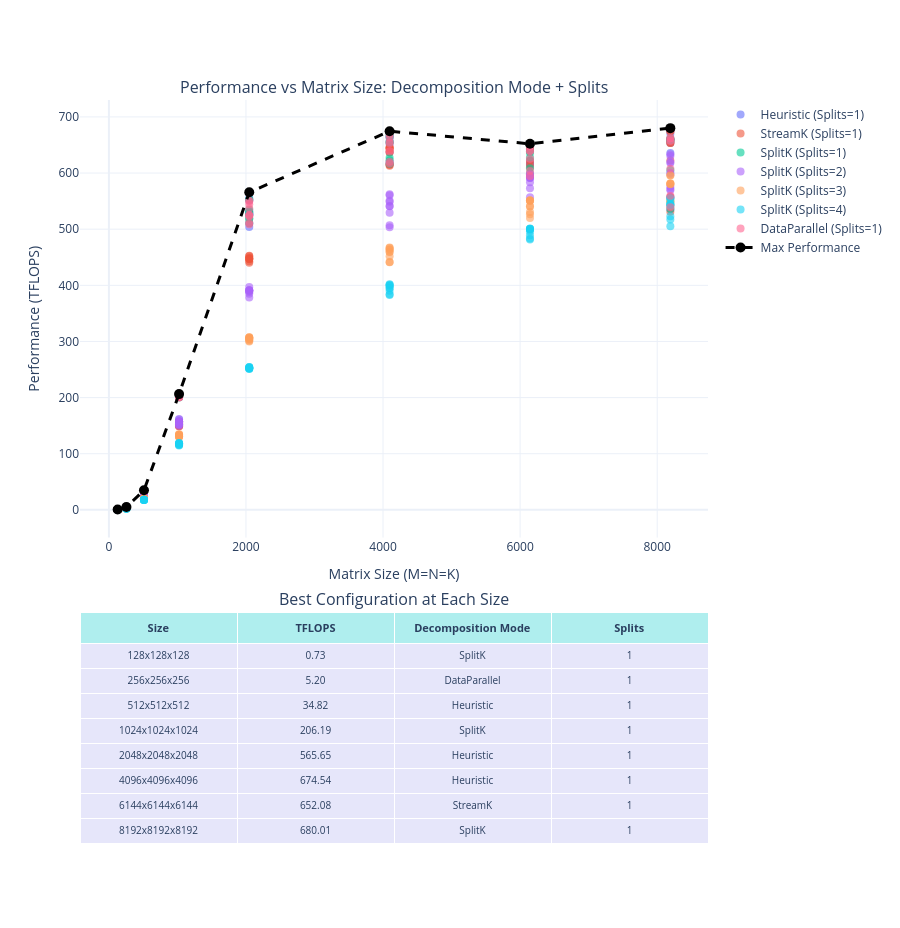

The code cell stored with this chart in its notebook:
### Code cell
# Decomposition + Splits Analysis
fig2 = make_subplots(
    rows=2,
    cols=1,
    row_heights=[0.65, 0.35],
    specs=[[{"type": "scatter"}], [{"type": "table"}]],
    subplot_titles=(
        "Performance vs Matrix Size: Decomposition Mode + Splits",
        "Best Configuration at Each Size",
    ),
    vertical_spacing=0.1,
)

# Add scatter points for all configurations
for config in square_matrices["Decomp_Splits"].unique():
    data = square_matrices[square_matrices["Decomp_Splits"] == config]
    fig2.add_trace(
        go.Scatter(
            x=data["M"],
            y=data["TFLOPS"],
            mode="markers",
            name=config,
            marker=dict(size=8, opacity=0.6),
        ),
        row=1,
        col=1,
    )

# Add line showing max performance at each size
max_perf = square_matrices.groupby("M")["TFLOPS"].max().reset_index()
fig2.add_trace(
    go.Scatter(
        x=max_perf["M"],
        y=max_perf["TFLOPS"],
        mode="lines+markers",
        name="Max Performance",
        line=dict(color="black", width=3, dash="dash"),
        marker=dict(size=10, color="black"),
    ),
    row=1,
    col=1,
)

# Find best config at each size
best_configs = []
for size in sorted(square_matrices["M"].unique()):
    subset = square_matrices[square_matrices["M"] == size]
    best = subset.loc[subset["TFLOPS"].idxmax()]
    best_configs.append(
        {
            "Size": f"{size}x{size}x{size}",
            "TFLOPS": f'{best["TFLOPS"]:.2f}',
            "Decomposition": best["Decomposition"],
            "Splits": str(best["Splits"]),
        }
    )

best_df = pd.DataFrame(best_configs)

# Add table with fixed height
num_rows = len(best_df)
cell_height = 25
header_height = 28

fig2.add_trace(
    go.Table(
        header=dict(
            values=[
                "<b>Size</b>",
                "<b>TFLOPS</b>",
                "<b>Decomposition Mode</b>",
                "<b>Splits</b>",
            ],
            fill_color="paleturquoise",
            align="center",
            font=dict(size=11),
            height=header_height,
        ),
        cells=dict(
            values=[
                best_df["Size"],
                best_df["TFLOPS"],
                best_df["Decomposition"],
                best_df["Splits"],
            ],
            fill_color="lavender",
            align="center",
            font=dict(size=10),
            height=cell_height,
        ),
    ),
    row=2,
    col=1,
)

fig2.update_xaxes(title_text="Matrix Size (M=N=K)", row=1, col=1)
fig2.update_yaxes(title_text="Performance (TFLOPS)", row=1, col=1)

# Calculate height to fit all rows without scrolling
total_height = 600 + (num_rows * cell_height) + header_height + 100
fig2.update_layout(height=total_height, showlegend=True, legend=dict(x=1.02, y=1))
fig2.show()

### Figure 1 — Plotly figure (JSON) as saved in the notebook; plotly's stock layout.template omitted (floating-point values rounded to 4 significant figures)
{"data": [{"marker": {"opacity": 0.6, "size": 8}, "mode": "markers", "name": "Heuristic (Splits=1)", "type": "scatter", "x": [128, 128, 128, 128, 128, 128, 128, 128, 128, 256, 256, 256, 256, 256, 256, 256, 256, 256, 512, 512, 512, 512, 512, 512, 512, 512, 512, 1024, 1024, 1024, 1024, 1024, 1024, 1024, 1024, 1024, 2048, 2048, 2048, 2048, 2048, 2048, 2048, 2048, 2048, 4096, 4096, 4096, 4096, 4096, 4096, 4096, 4096, 4096, 6144, 6144, 6144, 6144, 6144, 6144, 6144, 6144, 6144, 8192, 8192, 8192, 8192, 8192, 8192, 8192, 8192, 8192], "xaxis": "x", "y": [0.7195, 0.7115, 0.7057, 0.697, 0.7217, 0.7203, 0.701, 0.7222, 0.7272, 5.062, 5.014, 5.008, 5.19, 5.027, 5.059, 5.048, 5.006, 5.033, 33.86, 33.98, 33.08, 33.85, 33.93, 32.86, 34.82, 34.6, 33.99, 150.5, 152.7, 156.7, 151.5, 151.4, 156.1, 157.5, 161.1, 157.4, 527.9, 531.5, 551.0, 526.2, 565.7, 555.6, 526.3, 503.8, 510.4, 673.0, 665.6, 657.3, 674.5, 663.8, 651.6, 637.4, 619.6, 616.3, 641.9, 651.7, 644.6, 641.6, 650.9, 644.7, 621.8, 614.6, 616.2, 655.4, 674.4, 659.8, 653.5, 670.1, 659.8, 556.8, 535.5, 635.7], "yaxis": "y"}, {"marker": {"opacity": 0.6, "size": 8}, "mode": "markers", "name": "StreamK (Splits=1)", "type": "scatter", "x": [128, 128, 128, 128, 128, 128, 128, 128, 128, 256, 256, 256, 256, 256, 256, 256, 256, 256, 512, 512, 512, 512, 512, 512, 512, 512, 512, 1024, 1024, 1024, 1024, 1024, 1024, 1024, 1024, 1024, 2048, 2048, 2048, 2048, 2048, 2048, 2048, 2048, 2048, 4096, 4096, 4096, 4096, 4096, 4096, 4096, 4096, 4096, 6144, 6144, 6144, 6144, 6144, 6144, 6144, 6144, 6144, 8192, 8192, 8192, 8192, 8192, 8192, 8192, 8192, 8192], "xaxis": "x", "y": [0.7054, 0.7212, 0.7223, 0.7162, 0.7206, 0.701, 0.7086, 0.7162, 0.7263, 5.09, 5.085, 5.016, 5.177, 5.018, 5.126, 5.059, 4.959, 4.996, 34.75, 33.99, 33.63, 34.01, 33.84, 33.44, 34.76, 34.5, 33.21, 148.9, 154.2, 154.8, 148.9, 153.9, 155.0, 156.8, 156.6, 150.8, 446.3, 449.2, 451.9, 447.2, 447.1, 452.5, 443.0, 447.3, 440.1, 643.3, 644.9, 637.9, 645.8, 644.4, 636.7, 613.0, 615.0, 615.4, 642.8, 652.1, 644.1, 641.6, 652.0, 645.2, 621.9, 610.5, 616.7, 653.7, 674.1, 659.9, 653.3, 674.4, 656.6, 557.5, 531.2, 622.5], "yaxis": "y"}, {"marker": {"opacity": 0.6, "size": 8}, "mode": "markers", "name": "SplitK (Splits=1)", "type": "scatter", "x": [128, 128, 128, 128, 128, 128, 128, 128, 128, 256, 256, 256, 256, 256, 256, 256, 256, 256, 512, 512, 512, 512, 512, 512, 512, 512, 512, 1024, 1024, 1024, 1024, 1024, 1024, 1024, 1024, 1024, 2048, 2048, 2048, 2048, 2048, 2048, 2048, 2048, 2048, 4096, 4096, 4096, 4096, 4096, 4096, 4096, 4096, 4096, 6144, 6144, 6144, 6144, 6144, 6144, 6144, 6144, 6144, 8192, 8192, 8192, 8192, 8192, 8192, 8192, 8192, 8192], "xaxis": "x", "y": [0.703, 0.7253, 0.7023, 0.7281, 0.6988, 0.7208, 0.7203, 0.7193, 0.698, 5.197, 5.162, 5.128, 5.085, 5.011, 5.019, 5.202, 5.079, 5.012, 34.35, 34.76, 32.77, 33.99, 33.86, 33.61, 33.95, 33.93, 33.76, 203.0, 204.6, 202.4, 200.2, 200.5, 203.8, 206.2, 201.1, 205.5, 530.8, 528.8, 552.9, 525.0, 534.7, 552.7, 519.2, 518.5, 511.1, 672.1, 668.7, 655.5, 673.7, 664.2, 654.8, 627.2, 623.0, 616.7, 638.5, 650.7, 647.9, 636.0, 648.9, 647.6, 627.7, 608.7, 599.6, 658.9, 680.0, 661.6, 658.7, 679.1, 660.7, 549.8, 535.9, 605.0], "yaxis": "y"}, {"marker": {"opacity": 0.6, "size": 8}, "mode": "markers", "name": "SplitK (Splits=2)", "type": "scatter", "x": [128, 128, 128, 128, 128, 128, 128, 128, 128, 256, 256, 256, 256, 256, 256, 256, 256, 256, 512, 512, 512, 512, 512, 512, 512, 512, 512, 1024, 1024, 1024, 1024, 1024, 1024, 1024, 1024, 1024, 2048, 2048, 2048, 2048, 2048, 2048, 2048, 2048, 2048, 4096, 4096, 4096, 4096, 4096, 4096, 4096, 4096, 4096, 6144, 6144, 6144, 6144, 6144, 6144, 6144, 6144, 6144, 8192, 8192, 8192, 8192, 8192, 8192, 8192, 8192, 8192], "xaxis": "x", "y": [0.4106, 0.413, 0.4158, 0.4174, 0.4154, 0.4167, 0.4104, 0.4134, 0.4109, 3.214, 3.129, 3.145, 3.213, 3.154, 3.162, 3.233, 3.173, 3.133, 24.23, 23.94, 22.77, 24.18, 24.06, 22.98, 24.31, 24.02, 23.24, 149.8, 152.4, 157.5, 151.4, 152.5, 156.5, 156.4, 161.8, 157.7, 391.2, 397.0, 390.8, 391.1, 391.1, 390.1, 388.2, 384.8, 378.2, 560.4, 548.8, 541.3, 562.3, 550.8, 541.0, 529.2, 507.0, 503.4, 593.3, 597.5, 591.4, 592.1, 597.8, 591.1, 583.4, 573.1, 557.0, 600.7, 633.3, 619.5, 598.3, 630.5, 618.1, 569.5, 571.8, 575.6], "yaxis": "y"}, {"marker": {"opacity": 0.6, "size": 8}, "mode": "markers", "name": "SplitK (Splits=3)", "type": "scatter", "x": [128, 128, 128, 128, 128, 128, 128, 128, 128, 256, 256, 256, 256, 256, 256, 256, 256, 256, 512, 512, 512, 512, 512, 512, 512, 512, 512, 1024, 1024, 1024, 1024, 1024, 1024, 1024, 1024, 1024, 2048, 2048, 2048, 2048, 2048, 2048, 2048, 2048, 2048, 4096, 4096, 4096, 4096, 4096, 4096, 4096, 4096, 4096, 6144, 6144, 6144, 6144, 6144, 6144, 6144, 6144, 6144, 8192, 8192, 8192, 8192, 8192, 8192, 8192, 8192, 8192], "xaxis": "x", "y": [0.414, 0.4103, 0.4163, 0.4134, 0.4177, 0.4139, 0.4147, 0.4102, 0.4173, 2.662, 2.657, 2.652, 2.663, 2.634, 2.631, 2.665, 2.633, 2.634, 20.71, 20.56, 19.7, 20.72, 20.72, 19.71, 20.71, 20.69, 20.01, 130.2, 131.2, 133.7, 129.7, 132.0, 133.8, 133.1, 135.0, 130.6, 304.9, 306.0, 307.3, 304.5, 306.7, 307.3, 302.9, 301.2, 300.0, 466.7, 463.3, 459.6, 467.3, 464.2, 459.4, 451.7, 441.7, 441.0, 550.3, 550.9, 540.7, 551.2, 551.5, 540.3, 530.5, 526.8, 519.9, 580.8, 595.8, 582.0, 580.1, 595.9, 581.1, 550.5, 547.4, 541.3], "yaxis": "y"}, {"marker": {"opacity": 0.6, "size": 8}, "mode": "markers", "name": "SplitK (Splits=4)", "type": "scatter", "x": [128, 128, 128, 128, 128, 128, 128, 128, 128, 256, 256, 256, 256, 256, 256, 256, 256, 256, 512, 512, 512, 512, 512, 512, 512, 512, 512, 1024, 1024, 1024, 1024, 1024, 1024, 1024, 1024, 1024, 2048, 2048, 2048, 2048, 2048, 2048, 2048, 2048, 2048, 4096, 4096, 4096, 4096, 4096, 4096, 4096, 4096, 4096, 6144, 6144, 6144, 6144, 6144, 6144, 6144, 6144, 6144, 8192, 8192, 8192, 8192, 8192, 8192, 8192, 8192, 8192], "xaxis": "x", "y": [0.417, 0.4166, 0.4163, 0.4169, 0.4153, 0.4166, 0.4099, 0.4098, 0.4163, 2.356, 2.314, 2.333, 2.336, 2.318, 2.331, 2.333, 2.337, 2.336, 17.84, 17.84, 17.52, 17.86, 17.86, 17.53, 17.88, 17.95, 17.6, 115.5, 115.9, 117.7, 114.6, 116.7, 118.5, 118.5, 119.3, 118.1, 254.2, 252.2, 253.2, 254.2, 252.4, 254.5, 251.5, 252.1, 250.9, 399.0, 401.8, 395.3, 399.7, 401.1, 395.2, 390.1, 382.8, 384.1, 500.3, 499.2, 495.7, 500.1, 501.3, 500.7, 489.3, 483.2, 481.6, 543.6, 555.3, 542.2, 544.7, 555.0, 544.4, 522.9, 517.5, 505.4], "yaxis": "y"}, {"marker": {"opacity": 0.6, "size": 8}, "mode": "markers", "name": "DataParallel (Splits=1)", "type": "scatter", "x": [128, 128, 128, 128, 128, 128, 128, 128, 128, 256, 256, 256, 256, 256, 256, 256, 256, 256, 512, 512, 512, 512, 512, 512, 512, 512, 512, 1024, 1024, 1024, 1024, 1024, 1024, 1024, 1024, 1024, 2048, 2048, 2048, 2048, 2048, 2048, 2048, 2048, 2048, 4096, 4096, 4096, 4096, 4096, 4096, 4096, 4096, 4096, 6144, 6144, 6144, 6144, 6144, 6144, 6144, 6144, 6144, 8192, 8192, 8192, 8192, 8192, 8192, 8192, 8192, 8192], "xaxis": "x", "y": [0.7261, 0.708, 0.7225, 0.7197, 0.705, 0.6992, 0.7248, 0.7072, 0.6977, 5.193, 5.01, 5.008, 5.202, 5.015, 5.139, 5.045, 5.003, 5.01, 34.6, 34.72, 33.57, 33.86, 34.61, 33.45, 33.94, 33.92, 33.17, 200.0, 201.1, 206.1, 200.6, 203.4, 202.3, 202.4, 201.6, 205.9, 525.6, 544.4, 549.3, 524.4, 536.7, 551.2, 523.0, 508.7, 511.2, 673.5, 663.4, 655.2, 673.0, 668.8, 652.9, 638.6, 620.0, 617.0, 638.9, 649.5, 647.3, 639.6, 648.5, 648.2, 625.4, 603.5, 594.8, 658.0, 679.2, 662.0, 657.2, 679.8, 661.9, 559.8, 539.2, 607.6], "yaxis": "y"}, {"line": {"color": "black", "dash": "dash", "width": 3}, "marker": {"color": "black", "size": 10}, "mode": "lines+markers", "name": "Max Performance", "type": "scatter", "x": [128, 256, 512, 1024, 2048, 4096, 6144, 8192], "xaxis": "x", "y": [0.7281, 5.202, 34.82, 206.2, 565.7, 674.5, 652.1, 680.0], "yaxis": "y"}, {"cells": {"align": "center", "fill": {"color": "lavender"}, "font": {"size": 10}, "height": 25, "values": [["128x128x128", "256x256x256", "512x512x512", "1024x1024x1024", "2048x2048x2048", "4096x4096x4096", "6144x6144x6144", "8192x8192x8192"], ["0.73", "5.20", "34.82", "206.19", "565.65", "674.54", "652.08", "680.01"], ["SplitK", "DataParallel", "Heuristic", "SplitK", "Heuristic", "Heuristic", "StreamK", "SplitK"], ["1", "1", "1", "1", "1", "1", "1", "1"]]}, "domain": {"x": [0, 1], "y": [0, 0.315]}, "header": {"align": "center", "fill": {"color": "paleturquoise"}, "font": {"size": 11}, "height": 28, "values": ["<b>Size</b>", "<b>TFLOPS</b>", "<b>Decomposition Mode</b>", "<b>Splits</b>"]}, "type": "table"}], "layout": {"annotations": [{"font": {"size": 16}, "showarrow": false, "text": "Performance vs Matrix Size: Decomposition Mode + Splits", "x": 0.5, "xanchor": "center", "xref": "paper", "y": 1, "yanchor": "bottom", "yref": "paper"}, {"font": {"size": 16}, "showarrow": false, "text": "Best Configuration at Each Size", "x": 0.5, "xanchor": "center", "xref": "paper", "y": 0.315, "yanchor": "bottom", "yref": "paper"}], "height": 928, "legend": {"x": 1.02, "y": 1}, "showlegend": true, "xaxis": {"anchor": "y", "domain": [0, 1], "title": {"text": "Matrix Size (M=N=K)"}}, "yaxis": {"anchor": "x", "domain": [0.415, 1], "title": {"text": "Performance (TFLOPS)"}}}}
